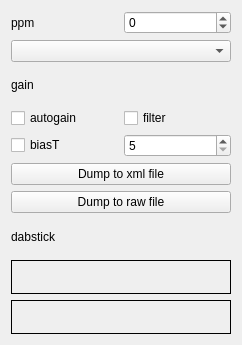
<?xml version="1.0" encoding="UTF-8"?>
<ui version="4.0">
 <class>dabstickWidget</class>
 <widget class="QWidget" name="dabstickWidget">
  <property name="geometry">
   <rect>
    <x>0</x>
    <y>0</y>
    <width>242</width>
    <height>345</height>
   </rect>
  </property>
  <property name="windowTitle">
   <string>RT2832 dabstick</string>
  </property>
  <layout class="QVBoxLayout" name="verticalLayout">
   <item>
    <layout class="QHBoxLayout" name="horizontalLayout">
     <item>
      <widget class="QLabel" name="label_4">
       <property name="text">
        <string>ppm</string>
       </property>
      </widget>
     </item>
     <item>
      <widget class="QSpinBox" name="ppm_correction">
       <property name="minimum">
        <number>-500</number>
       </property>
       <property name="maximum">
        <number>500</number>
       </property>
      </widget>
     </item>
    </layout>
   </item>
   <item>
    <layout class="QHBoxLayout" name="horizontalLayout_2">
     <item>
      <widget class="QComboBox" name="gainControl">
       <property name="sizePolicy">
        <sizepolicy hsizetype="Ignored" vsizetype="Fixed">
         <horstretch>0</horstretch>
         <verstretch>0</verstretch>
        </sizepolicy>
       </property>
       <property name="toolTip">
        <string>&lt;html&gt;&lt;head/&gt;&lt;body&gt;&lt;p&gt;Set gain in dB, only possible values are displayed.&lt;/p&gt;&lt;/body&gt;&lt;/html&gt;</string>
       </property>
      </widget>
     </item>
    </layout>
   </item>
   <item>
    <widget class="QLabel" name="label_5">
     <property name="text">
      <string>gain</string>
     </property>
    </widget>
   </item>
   <item>
    <layout class="QHBoxLayout" name="horizontalLayout_3">
     <item>
      <widget class="QCheckBox" name="agcControl">
       <property name="text">
        <string>autogain</string>
       </property>
      </widget>
     </item>
     <item>
      <widget class="QCheckBox" name="filterSelector">
       <property name="toolTip">
        <string>&lt;html&gt;&lt;head/&gt;&lt;body&gt;&lt;p&gt;DABsticks do not have much filtering. A software filter - 1560KHz wide - can be selected&lt;/p&gt;&lt;/body&gt;&lt;/html&gt;</string>
       </property>
       <property name="text">
        <string>filter</string>
       </property>
      </widget>
     </item>
    </layout>
   </item>
   <item>
    <layout class="QHBoxLayout" name="horizontalLayout_4">
     <item>
      <widget class="QCheckBox" name="biasControl">
       <property name="text">
        <string>biasT</string>
       </property>
      </widget>
     </item>
     <item>
      <widget class="QSpinBox" name="filterDepth">
       <property name="toolTip">
        <string>&lt;html&gt;&lt;head/&gt;&lt;body&gt;&lt;p&gt;select the depth of the software 1560 KHz filter. Be aware that for a filter depth N N* 2048000 extra additions and complex multiplications are done&lt;/p&gt;&lt;/body&gt;&lt;/html&gt;</string>
       </property>
       <property name="minimum">
        <number>5</number>
       </property>
       <property name="maximum">
        <number>25</number>
       </property>
      </widget>
     </item>
    </layout>
   </item>
   <item>
    <widget class="QPushButton" name="xml_dumpButton">
     <property name="toolTip">
      <string>&lt;html&gt;&lt;head/&gt;&lt;body&gt;&lt;p&gt;Dumps the raw input from the rtlsdr dongle into a self describing file (with header in xml format containing recorded time, container format, frequency, device name, Qt-DAB version)&lt;/p&gt;&lt;p&gt;&lt;br/&gt;&lt;/p&gt;&lt;p&gt;Opens a 'Save as ...' dialog. Press again to stop recording.&lt;/p&gt;&lt;p&gt;&lt;br/&gt;&lt;/p&gt;&lt;p&gt;Very experimental! The resulting file can be read-in by using the xml file handler (if configured)&lt;/p&gt;&lt;p&gt;&lt;br/&gt;&lt;/p&gt;&lt;p&gt;Warning: Produces large files!&lt;/p&gt;&lt;/body&gt;&lt;/html&gt;</string>
     </property>
     <property name="text">
      <string>Dump to xml file</string>
     </property>
    </widget>
   </item>
   <item>
    <widget class="QPushButton" name="iq_dumpButton">
     <property name="text">
      <string>Dump to raw file</string>
     </property>
    </widget>
   </item>
   <item>
    <widget class="QLabel" name="label">
     <property name="text">
      <string>dabstick</string>
     </property>
    </widget>
   </item>
   <item>
    <widget class="QLabel" name="product_display">
     <property name="frameShape">
      <enum>QFrame::Box</enum>
     </property>
     <property name="text">
      <string/>
     </property>
    </widget>
   </item>
   <item>
    <widget class="QLabel" name="deviceVersion">
     <property name="toolTip">
      <string>&lt;html&gt;&lt;head/&gt;&lt;body&gt;&lt;p&gt;Device name&lt;/p&gt;&lt;/body&gt;&lt;/html&gt;</string>
     </property>
     <property name="frameShape">
      <enum>QFrame::Box</enum>
     </property>
     <property name="text">
      <string/>
     </property>
    </widget>
   </item>
  </layout>
 </widget>
 <resources/>
 <connections/>
</ui>
